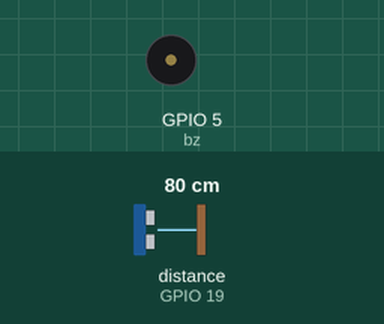
The sketch below on a simulated ESP32. Shown: buzzer (waves = sounding). Wiring (inferred from the names in the program): ultrasonic range finder: trigger GPIO 18; echo GPIO 19. The test bench sets the inputs (shaded band); at power-on: distance to the obstacle (sensor on GPIO 19) 80 cm. The echo pulse lasts 58.3 µs per cm; WiFi joins after 1.5 s; servers stay silent unless stated; what the sketch prints to the serial monitor is not drawn.

Above: at 2.8 s.
2.9 s: distance to the obstacle (sensor on GPIO 19) set to 5 cm
4.4 s: distance to the obstacle (sensor on GPIO 19) set to 2 cm
At 5.6 s:
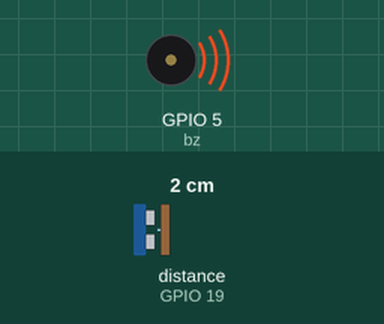
7.4 s: distance to the obstacle (sensor on GPIO 19) set to 4 cm
At 8.4 s:
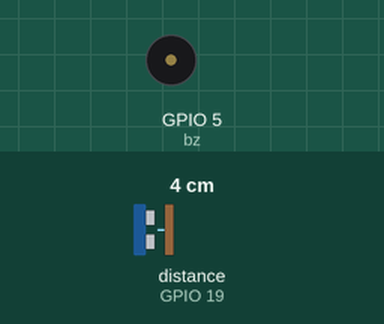
Timing chart, 0 to 10.4 s (numbered marks = the images above; inputs shaded):
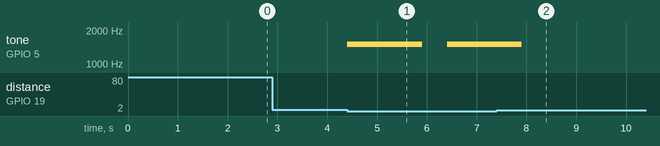

The sketch:

ESP_line_notify.ino
```cpp
#include <TridentTD_LineNotify.h>

#define SSID        "Gggg"
#define PASSWORD    "12345678"
#define LINE_TOKEN  "q5RCcLvnxOh8CAOwb4SaTtK39LVXbAiuxFjPs8ErNfn"
const int trigPin = 18;
const int echoPin = 19;
long duration;
int distanceCm, distanceInch;
int bz = 5;
int count = 0;
void setup() {
  Serial.begin(9600);
  WiFi.begin(SSID, PASSWORD); {
  Serial.printf("WiFi connecting to %s\n",  SSID);
  while(WiFi.status() != WL_CONNECTED) {
    Serial.print(".");
    delay(400);
    pinMode(trigPin, OUTPUT);
pinMode(echoPin, INPUT);
pinMode(bz,OUTPUT);
    }
  Serial.printf("\nWiFi connected\nIP : ");
  Serial.println(WiFi.localIP());

  // กำหนด Line Token
  LINE.setToken(LINE_TOKEN);

}

  }

  void loop () {
    digitalWrite(trigPin, LOW);
delayMicroseconds(2);
digitalWrite(trigPin, HIGH);
delayMicroseconds(10);
digitalWrite(trigPin, LOW);

duration = pulseIn(echoPin, HIGH);
distanceCm= duration*0.034/2;

Serial.println(distanceCm);
float A = (distanceCm);
  if ( A < 2.7 && A != 0) {
 tone(bz, 1500,1500);
 delay(2000);
 count ++;
 }
 if ( count == 3) {
  LINE.notify("ได้เวลารับประทานยาแล้วค่ะ");
   count = 0;
  }


}
```

Measured:
- the behaviour switches between 4 and 3 cm on distance to the obstacle (sensor on GPIO 19) (found by bisection; images 0 and 1)
- after the input at 4.4 s, tone on GPIO 5 (bz): silent → 1500 Hz at once, → silent 1.5 s later, → 1500 Hz 0.50 s later
- after the input at 7.4 s, tone on GPIO 5 (bz): goes on until 7.9 s, then stays silent
